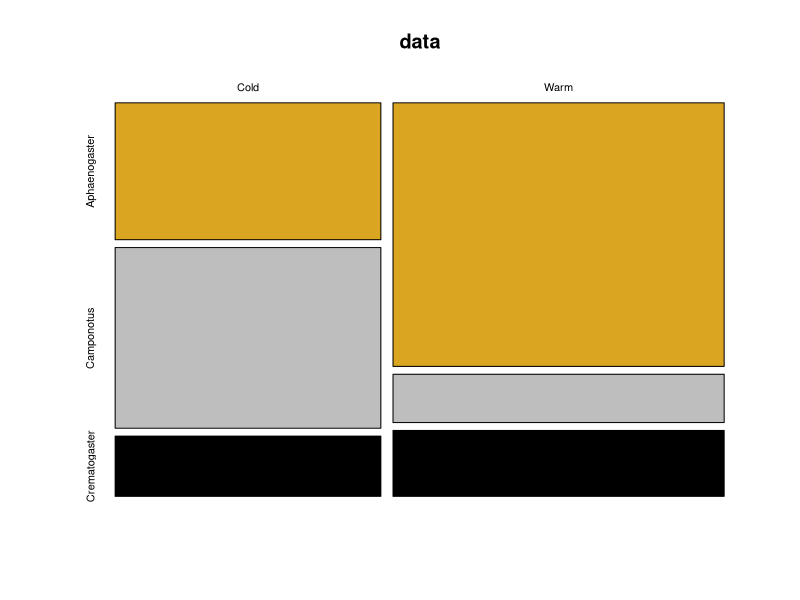
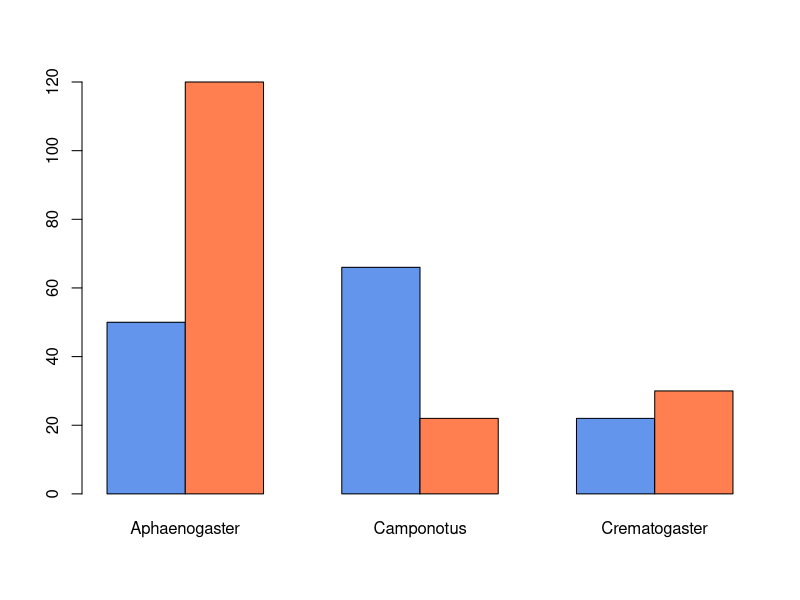

R code for these plots, in order:
# Analysis of simple contingency tables
# 5 April 2016
# NJG

# Create a simple data table
vec1 <- c(50,66,22)
vec2 <- c(120,22,30)
data <- rbind(vec1,vec2)
rownames(data) <- c("Cold","Warm")
colnames(data) <- c("Aphaenogaster", "Camponotus", "Crematogaster")
print(data)

### Analyze and graph
print(chisq.test(data))
mosaicplot(data,col=c("goldenrod","grey","black"),shade=FALSE)
barplot(data, beside=TRUE,col=c("cornflowerblue","coral"))

# Sometimes the data table will have 1 row for each observation, with different columns for the factors. 
vec1 <-rep(c("Aphaenogaster","Camponotus","Crematogaster"),times=c(10,5,20))
print(vec1)
vec2 <- rep(c("Cold","Warm"),times=15)
data <- as.data.frame(cbind(vec1,vec2))
print(data)
print(chisq.test(x=data$vec1,y=data$vec2))


# Estimate the standard deviation and error of sample proportion data

# standard deviation of proportion = sqrt(p*(1-p)/n)
Success <- 22
Failure <- 1

n <- Success + Failure
prob <- Success/n
sd_prob <- sqrt(prob*(1-prob)/n)

# but what does a confidence interval look like?
# if we use the normal, we get
qnorm(p=c(0.025,0.975,0.50),mean=prob,sd=sd_prob)

# better to use a binomial distribution
qbinom(p=c(0.025,0.975,0.50),size=33,prob=prob)

# or a beta for the distribution of probabilities
qbeta(p=c(0.025,0.975,0.50),shape1=22,shape2=1)

